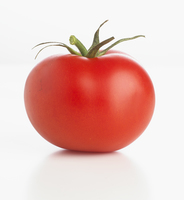
#> input picture src/opencv_example/images/tomato.jpg, 184 x 200 px
$ python image_thresholding.py
#> lines starting #> are read from the running program, lines starting #| are printed output that depends on the picture; after the words box and inside, x2 and y2 are one past the last pixel; in counts of white or black regions, pixels touching at a corner belong together
#!/usr/bin/env python

import numpy as np
import cv2


def read_image(image_name, as_gray):
#> called with image_name = 'images/tomato.jpg', as_gray = True
    if as_gray:
        image = cv2.imread(image_name,cv2.IMREAD_GRAYSCALE)
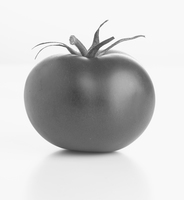
#> image: shape (200, 184); min 61, max 255, mean 203
    else:
        image = cv2.imread(image_name,cv2.IMREAD_COLOR)
    cv2.imshow("Image",image)
    return image


def basic_thresholding(gray_image, threshol_value):
#> called with threshol_value = 115
    ret, thresh_basic = cv2.threshold(gray_image,
                                    threshol_value,
                                    255,
                                    cv2.THRESH_BINARY_INV) #cv2.THRESH_BINARY
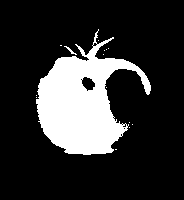
#> thresh_basic: shape (200, 184); 19.2% white; 15 white regions (13 under 20 px), largest, box (x1, y1, x2, y2) and area: (36, 29, 151, 155) 7018, (64, 46, 77, 55) 28
#> ret = 115
    cv2.imshow("Basic Binary Image",thresh_basic)

def adaptive_thresholding(gray_image, threshol_value):
    adaptive_threshold_image = cv2.adaptiveThreshold(gray_image,
                                        255,
                                        cv2.ADAPTIVE_THRESH_MEAN_C, # cv2.ADAPTIVE_THRESH_GAUSSIAN_C
                                        cv2.THRESH_BINARY_INV,
                                        threshol_value,
                                        2)
    cv2.imshow("Adaptive Threshold Image",adaptive_threshold_image)


def main():
    #image_name = "images/shapes.png"
    image_name = "images/tomato.jpg"
    as_gray = True
    threshol_value=115
    gray_image = read_image(image_name,as_gray)
    basic_thresholding(gray_image, threshol_value)
    #adaptive_thresholding(gray_image, threshol_value)
    cv2.waitKey(0)
    cv2.destroyAllWindows()

if __name__ == '__main__':
    main()

$ run again, with src/opencv_example/images/shapes.png saved as src/opencv_example/images/tomato.jpg
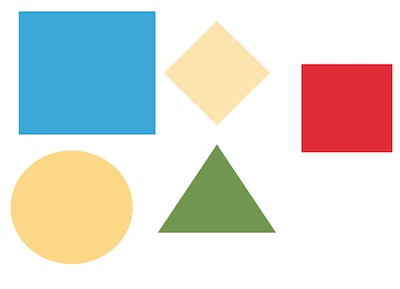
#> input picture src/opencv_example/images/shapes.png, 400 x 289 px
#> in read_image, `image = cv2.imread(image_name,cv2.IMREAD_GRAYSCALE)`:
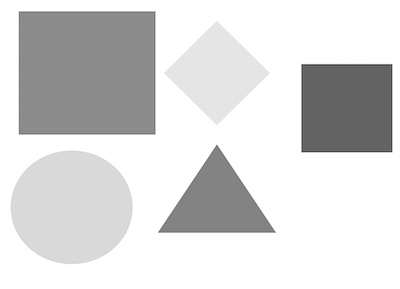
#> image: shape (289, 400); min 62, max 255, mean 216.8
#> in basic_thresholding, `ret, thresh_basic = cv2.threshold(gray_image, threshol_value, 255, cv2..`:
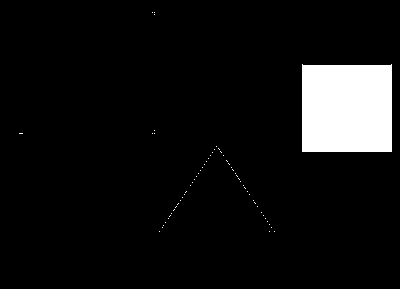
#> thresh_basic: shape (289, 400); 6.8% white; 62 white regions (61 under 20 px), largest, box (x1, y1, x2, y2) and area: (302, 64, 392, 152) 7832
#> ret = 115

$ run again, with src/opencv_example/images/chess.jpg copied over src/opencv_example/images/tomato.jpg
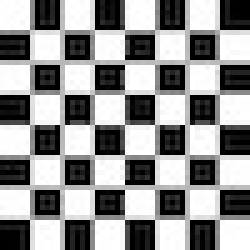
#> input picture src/opencv_example/images/chess.jpg, 50 x 50 px (shown 5 times larger)
#> in read_image, image is the input picture: shape (50, 50); min 0, max 255, mean 145.1
#> in basic_thresholding, `ret, thresh_basic = cv2.threshold(gray_image, threshol_value, 255, cv2..`:
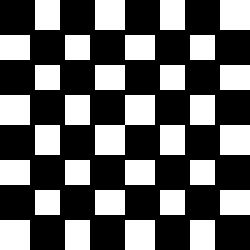
#> thresh_basic: shape (50, 50) (shown 5 times larger); 38.7% white; 31 white regions, largest, box (x1, y1, x2, y2) and area: (19, 19, 31, 31) 72, (19, 0, 25, 6) 36, (44, 0, 50, 6) 36
#> ret = 115
